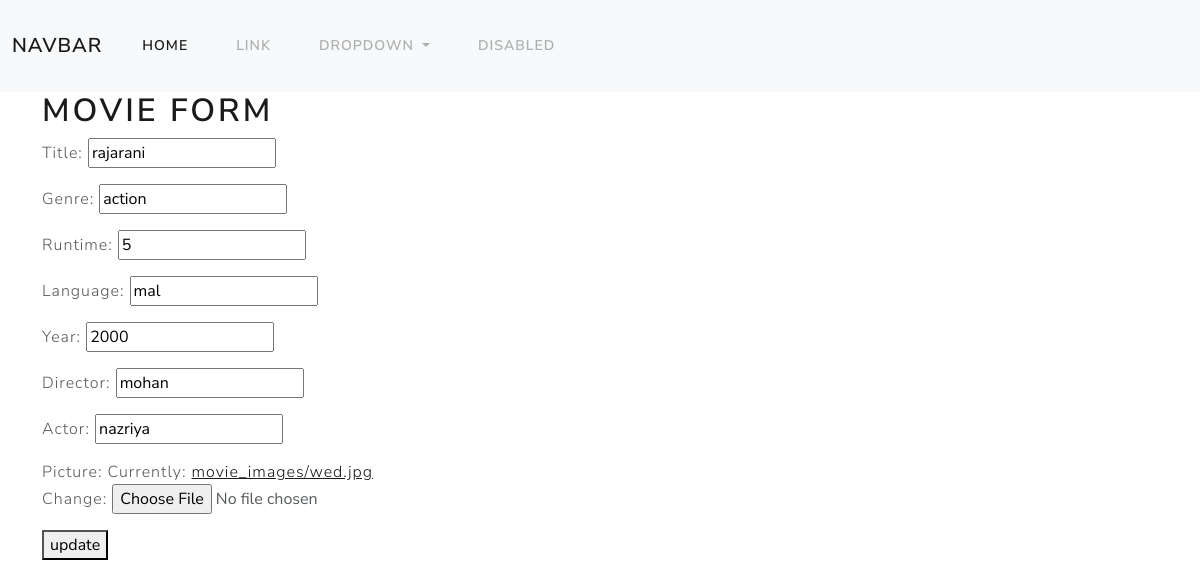
The page /movie/6/update/ (signed in) on the database its author committed.
### myapp/models.py (models this page shows, shortened)
class Movie(models.Model):
    title=models.CharField(max_length=200)
    genre=models.CharField(max_length=200)
    runtime=models.PositiveIntegerField()
    language=models.CharField(max_length=100)
    year=models.PositiveIntegerField()
    director=models.CharField(max_length=100)
    actor=models.CharField(max_length=100)
    picture=models.ImageField(upload_to="movie_images",null=True)

### myapp/views.py (the view, shortened to what this page needs)
# urls.py: path('movie/<int:pk>/update/',views.MovieUpdateView.as_view(),name="movie-update"),
@method_decorator(signin_required,name="dispatch")
class MovieUpdateView(View):
    template_name="mobie_update.html"
    form_class=MovieForm
    def get(self,request,*args,**kwargs):
        id=kwargs.get("pk")
        Movie_object=Movie.objects.get(id=id)
        form_instance=self.form_class(instance=Movie_object)
        return render(request,self.template_name,{"form":form_instance})

### myapp/forms.py
class MovieForm(forms.ModelForm):
    class Meta:
        model=Movie
        fields="__all__"

### myapp/templates/mobie_update.html (shortened to what this page needs)
{%extends 'base.html'%}
{%load static%}
    {%block main_block%}
    <div class="container">
        <h1>movie Form</h1>
        <form action="" method="post" enctype="multipart/form-data">
            {{form.as_p}}
        <button type="submit">update</button>
        </form>
    </div>
    {%endblock%}

### rows shown on the page
Movie: title "rajarani", genre "action", runtime "5", language "mal", year "2000", director "mohan", actor "nazriya"
